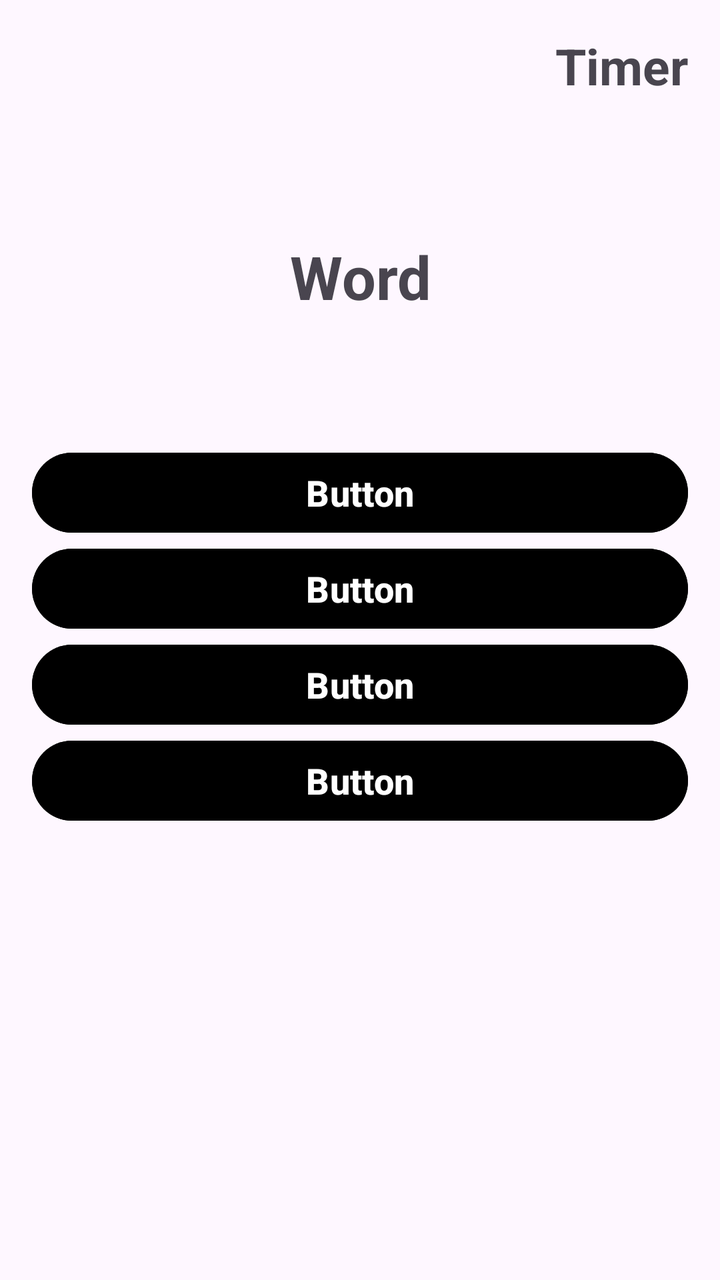
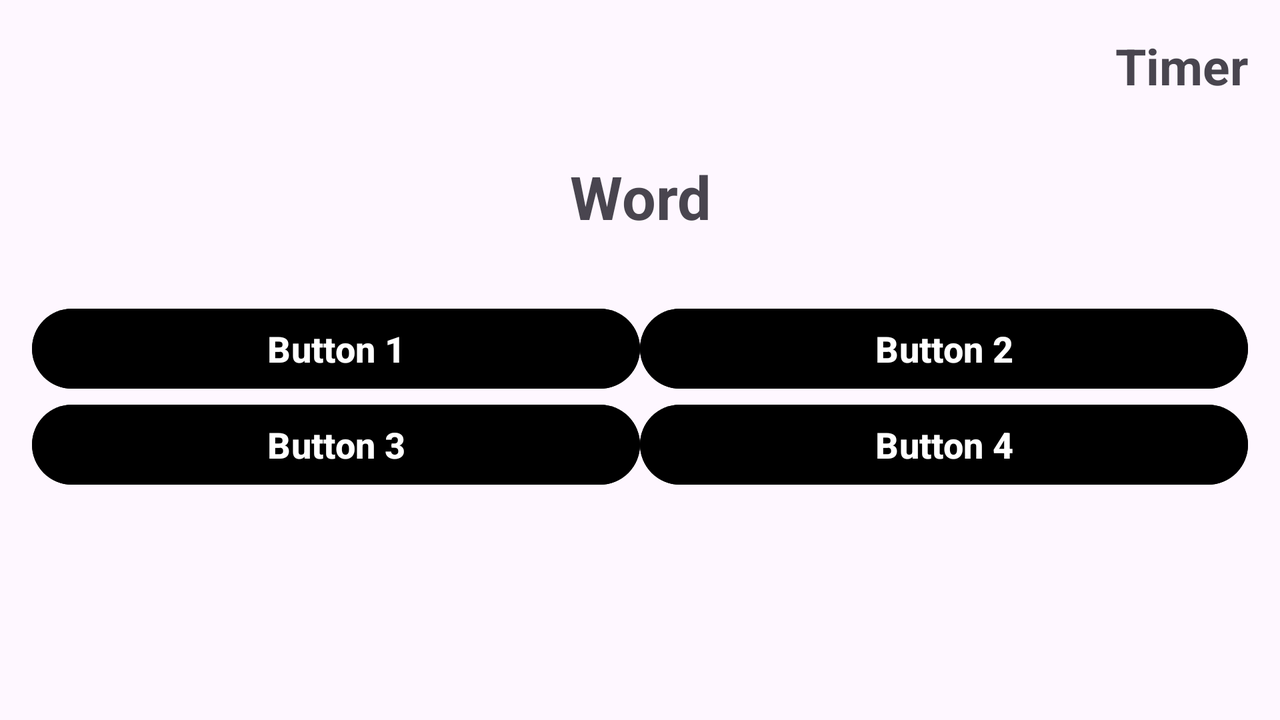

First picture: res/layout/ on a phone held upright. Second picture: the repository's own variant of that layout, on a device whose configuration matches the variant's folder. Source for both follows.
<!-- AndroidManifest.xml: application theme Theme.LanguageEducationLab2 -->
<!-- res/layout/activity_test_with_variants.xml -->
<?xml version="1.0" encoding="utf-8"?>
<androidx.constraintlayout.widget.ConstraintLayout xmlns:android="http://schemas.android.com/apk/res/android"
    xmlns:app="http://schemas.android.com/apk/res-auto"
    xmlns:tools="http://schemas.android.com/tools"
    android:layout_width="match_parent"
    android:layout_height="match_parent"
    tools:context=".activities.TestWithVariantsActivity">

    <LinearLayout
        android:layout_width="match_parent"
        android:layout_height="match_parent"
        android:orientation="vertical">

        <TextView
            android:id="@+id/time_display_variant"
            android:layout_width="match_parent"
            android:layout_height="62dp"
            android:gravity="end"
            android:text="Timer"
            android:textStyle="bold"
            android:padding="16dp"
            android:textSize="25sp" />

        <TextView
            android:id="@+id/test_word_variant"
            android:layout_width="match_parent"
            android:layout_height="wrap_content"
            android:gravity="center"
            android:text="Word"
            android:textSize="30sp"
            android:textStyle="bold"
            android:padding="16dp"
            android:layout_marginTop="40dp"
            />

        <LinearLayout
            android:id="@+id/linear_layout_vert"
            android:layout_width="match_parent"
            android:layout_height="wrap_content"
            android:layout_marginTop="32dp"
            android:layout_marginBottom="32dp"
            android:orientation="vertical"
            android:padding="16dp"
            android:paddingLeft="5dp">

            <Button
                android:id="@+id/button_variant1"
                android:layout_width="match_parent"
                android:layout_height="wrap_content"
                android:onClick="onClicks"
                android:text="Button"
                android:backgroundTint="@color/main_color"
                android:textSize="18sp"
                android:textStyle="bold" />

            <Button
                android:id="@+id/button_variant2"
                android:layout_width="match_parent"
                android:layout_height="wrap_content"
                android:onClick="onClicks"
                android:text="Button"
                android:backgroundTint="@color/main_color"
                android:textSize="18sp"
                android:textStyle="bold" />

            <Button
                android:id="@+id/button_variant3"
                android:layout_width="match_parent"
                android:layout_height="wrap_content"
                android:onClick="onClicks"
                android:text="Button"
                android:backgroundTint="@color/main_color"
                android:textSize="18sp"
                android:textStyle="bold" />

            <Button
                android:id="@+id/button_variant4"
                android:layout_width="match_parent"
                android:layout_height="wrap_content"
                android:onClick="onClicks"
                android:text="Button"
                android:backgroundTint="@color/main_color"
                android:textSize="18sp"
                android:textStyle="bold" />

            <Button
                android:id="@+id/go_to_next_fragment_variants"
                android:layout_width="match_parent"
                android:layout_height="wrap_content"
                android:layout_marginTop="50dp"
                android:text="Далі"
                android:textSize="18sp"
                android:textStyle="bold"
                android:visibility="invisible" />

        </LinearLayout>

    </LinearLayout>
</androidx.constraintlayout.widget.ConstraintLayout>
<!-- resources referenced by this layout -->
<resources>
  <style name="Theme.LanguageEducationLab2" parent="Base.Theme.LanguageEducationLab2" />
  <style name="Base.Theme.LanguageEducationLab2" parent="Theme.Material3.DayNight.NoActionBar">
          
          
      </style>
</resources>
<!-- res/layout-land/activity_test_with_variants.xml (the repository's variant of the layout above) -->
<!-- drawn on the phone turned sideways -->
<?xml version="1.0" encoding="utf-8"?>
<androidx.constraintlayout.widget.ConstraintLayout xmlns:android="http://schemas.android.com/apk/res/android"
    android:layout_width="match_parent"
    android:layout_height="match_parent">


    <LinearLayout
        android:layout_width="match_parent"
        android:layout_height="match_parent"
        android:orientation="vertical">

        <TextView
            android:id="@+id/time_display_variant"
            android:layout_width="match_parent"
            android:layout_height="62dp"
            android:gravity="end"
            android:text="Timer"
            android:textStyle="bold"
            android:padding="16dp"
            android:textSize="25sp" />

        <TextView
            android:id="@+id/test_word_variant"
            android:layout_width="match_parent"
            android:layout_height="wrap_content"
            android:gravity="center"
            android:text="Word"
            android:textSize="30sp"
            android:textStyle="bold"
            android:padding="16dp"

            />

        <GridLayout
            android:id="@+id/grid_layout_buttons"
            android:layout_width="match_parent"
            android:layout_height="wrap_content"
            android:alignmentMode="alignMargins"
            android:columnCount="2"
            android:rowCount="3"
            android:padding="16dp">

            <Button
                android:id="@+id/button_variant1"
                android:layout_width="0dp"
                android:layout_height="wrap_content"
                android:layout_columnWeight="1"
                android:onClick="onClicks"
                android:text="Button 1"
                android:backgroundTint="@color/main_color"
                android:textSize="18sp"
                android:textStyle="bold" />

            <Button
                android:id="@+id/button_variant2"
                android:layout_width="0dp"
                android:layout_height="wrap_content"
                android:layout_columnWeight="1"
                android:onClick="onClicks"
                android:text="Button 2"
                android:backgroundTint="@color/main_color"
                android:textSize="18sp"
                android:textStyle="bold" />

            <Button
                android:id="@+id/button_variant3"
                android:layout_width="0dp"
                android:layout_height="wrap_content"
                android:layout_columnWeight="1"
                android:onClick="onClicks"
                android:text="Button 3"
                android:backgroundTint="@color/main_color"
                android:textSize="18sp"
                android:textStyle="bold" />

            <Button
                android:id="@+id/button_variant4"
                android:layout_width="0dp"
                android:layout_height="wrap_content"
                android:layout_columnWeight="1"
                android:onClick="onClicks"
                android:text="Button 4"
                android:backgroundTint="@color/main_color"
                android:textSize="18sp"
                android:textStyle="bold" />

        </GridLayout>


        <Button
            android:id="@+id/go_to_next_fragment_variants"
            android:layout_width="match_parent"
            android:layout_height="wrap_content"
            android:layout_gravity="center"
            android:layout_marginTop="10sp"
            android:text="Далі"
            android:textSize="18sp"
            android:textStyle="bold"
            android:visibility="invisible" />

    </LinearLayout>
</androidx.constraintlayout.widget.ConstraintLayout>
